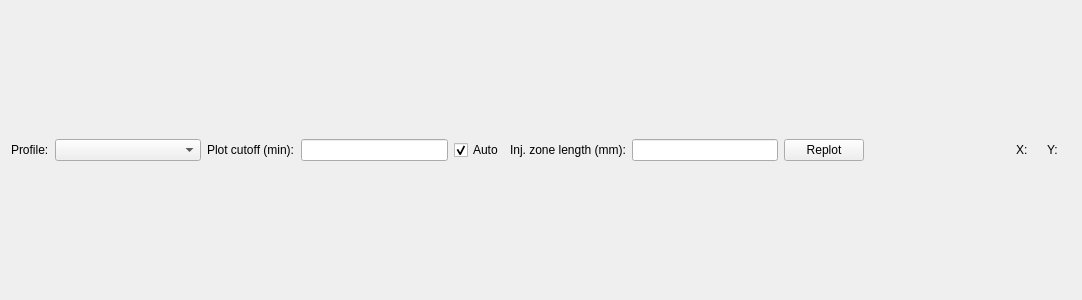
<?xml version="1.0" encoding="UTF-8"?>
<ui version="4.0">
 <class>SignalPlotWidget</class>
 <widget class="QWidget" name="SignalPlotWidget">
  <property name="geometry">
   <rect>
    <x>0</x>
    <y>0</y>
    <width>1082</width>
    <height>300</height>
   </rect>
  </property>
  <property name="windowTitle">
   <string>Form</string>
  </property>
  <layout class="QVBoxLayout" name="verticalLayout">
   <item>
    <layout class="QHBoxLayout" name="horizontalLayout_2">
     <item>
      <widget class="QLabel" name="ql_signal">
       <property name="text">
        <string>Profile:</string>
       </property>
      </widget>
     </item>
     <item>
      <widget class="QComboBox" name="qcbox_signal">
       <property name="sizePolicy">
        <sizepolicy hsizetype="MinimumExpanding" vsizetype="Fixed">
         <horstretch>0</horstretch>
         <verstretch>0</verstretch>
        </sizepolicy>
       </property>
      </widget>
     </item>
     <item>
      <widget class="QLabel" name="ql_plotCutoff">
       <property name="text">
        <string>Plot cutoff (min):</string>
       </property>
      </widget>
     </item>
     <item>
      <widget class="FloatingValueLineEdit" name="qle_plotCutoff"/>
     </item>
     <item>
      <widget class="QCheckBox" name="qcb_autoPlotCutoff">
       <property name="text">
        <string>Auto</string>
       </property>
       <property name="checked">
        <bool>true</bool>
       </property>
      </widget>
     </item>
     <item>
      <widget class="QLabel" name="label">
       <property name="text">
        <string>Inj. zone length (mm):</string>
       </property>
      </widget>
     </item>
     <item>
      <widget class="QLineEdit" name="qle_injZoneLength"/>
     </item>
     <item>
      <widget class="QPushButton" name="qpb_replot">
       <property name="text">
        <string>Replot</string>
       </property>
      </widget>
     </item>
     <item>
      <spacer name="horizontalSpacer_2">
       <property name="orientation">
        <enum>Qt::Horizontal</enum>
       </property>
       <property name="sizeHint" stdset="0">
        <size>
         <width>40</width>
         <height>20</height>
        </size>
       </property>
      </spacer>
     </item>
     <item>
      <widget class="QLabel" name="ql_x">
       <property name="sizePolicy">
        <sizepolicy hsizetype="Minimum" vsizetype="Preferred">
         <horstretch>0</horstretch>
         <verstretch>0</verstretch>
        </sizepolicy>
       </property>
       <property name="text">
        <string>X:</string>
       </property>
      </widget>
     </item>
     <item>
      <widget class="QLabel" name="ql_xVal">
       <property name="sizePolicy">
        <sizepolicy hsizetype="Minimum" vsizetype="Preferred">
         <horstretch>0</horstretch>
         <verstretch>0</verstretch>
        </sizepolicy>
       </property>
       <property name="text">
        <string/>
       </property>
      </widget>
     </item>
     <item>
      <widget class="QLabel" name="ql_y">
       <property name="sizePolicy">
        <sizepolicy hsizetype="Minimum" vsizetype="Preferred">
         <horstretch>0</horstretch>
         <verstretch>0</verstretch>
        </sizepolicy>
       </property>
       <property name="text">
        <string>Y:</string>
       </property>
      </widget>
     </item>
     <item>
      <widget class="QLabel" name="ql_yVal">
       <property name="sizePolicy">
        <sizepolicy hsizetype="Minimum" vsizetype="Preferred">
         <horstretch>0</horstretch>
         <verstretch>0</verstretch>
        </sizepolicy>
       </property>
       <property name="text">
        <string/>
       </property>
      </widget>
     </item>
    </layout>
   </item>
  </layout>
 </widget>
 <customwidgets>
  <customwidget>
   <class>FloatingValueLineEdit</class>
   <extends>QLineEdit</extends>
   <header>src/ui/elementaries/floatingvaluelineedit.h</header>
  </customwidget>
 </customwidgets>
 <resources/>
 <connections/>
</ui>
